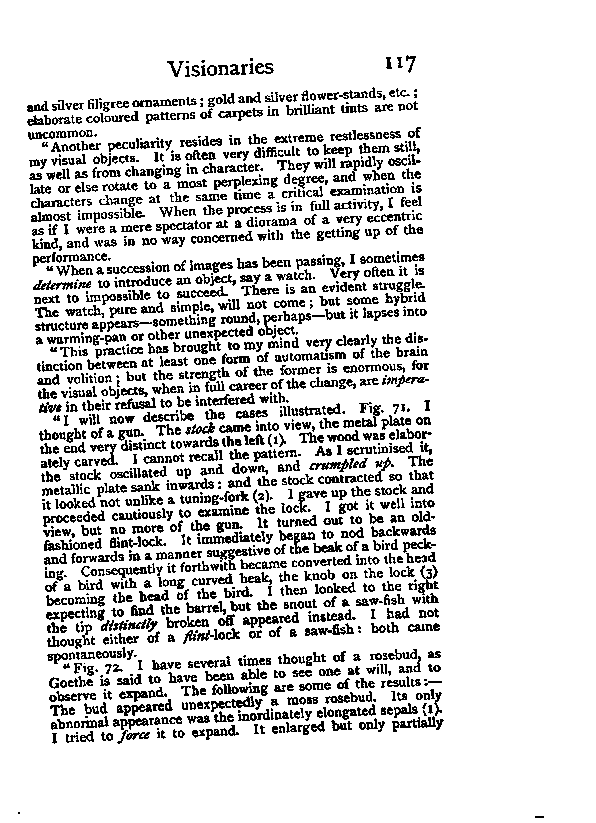
#> input picture test3.png, 596 x 823 px, found by its file name
$ python RotateImg.py
#> lines starting #> are read from the running program, lines starting #| are printed output that depends on the picture; after the words box and inside, x2 and y2 are one past the last pixel; in counts of white or black regions, pixels touching at a corner belong together
import cv2
import numpy as np

img = cv2.imread('/home/nezha/Изображения/test3.png')
#> img is the input picture: shape (823, 596, 3); 85.6% white; black in thin lines or dots, all inside (x1, y1, x2, y2) = (18, 55, 544, 818)
img_copy = img.copy()
img_copy = cv2.medianBlur(img, 5)
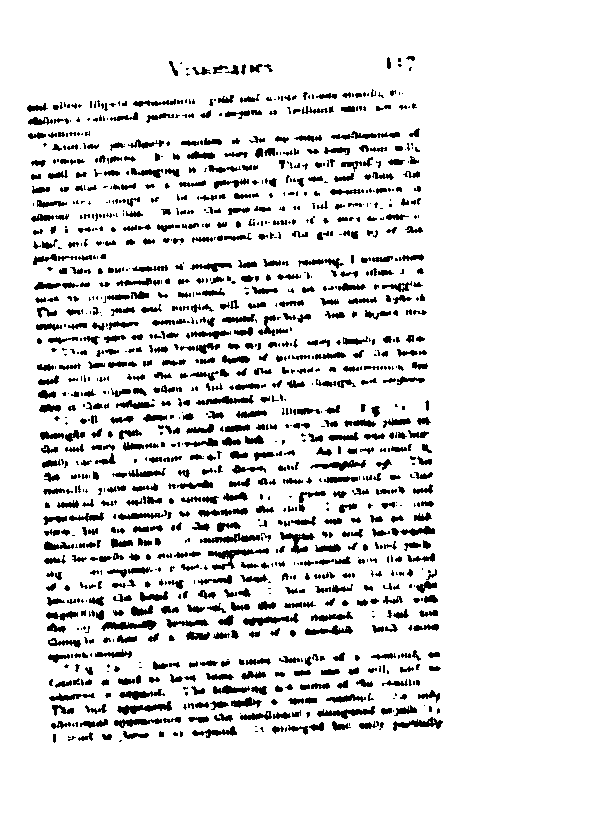
#> img_copy: shape (823, 596, 3); 89.2% white; 1189 black regions (462 under 20 px), largest, box (x1, y1, x2, y2) and area: (208, 548, 269, 570) 408, (117, 701, 172, 715) 330, (101, 620, 157, 631) 328

gray = cv2.cvtColor(img_copy, cv2.COLOR_BGR2GRAY)

thresh = cv2.adaptiveThreshold(gray, 255, cv2.ADAPTIVE_THRESH_GAUSSIAN_C, cv2.THRESH_BINARY, 11, 2)
thresh_copy = thresh.copy()
thresh = cv2.bitwise_not(thresh)

kernel = np.ones((2, 2), np.uint8)

closing = cv2.morphologyEx(thresh, cv2.MORPH_CLOSE, kernel)
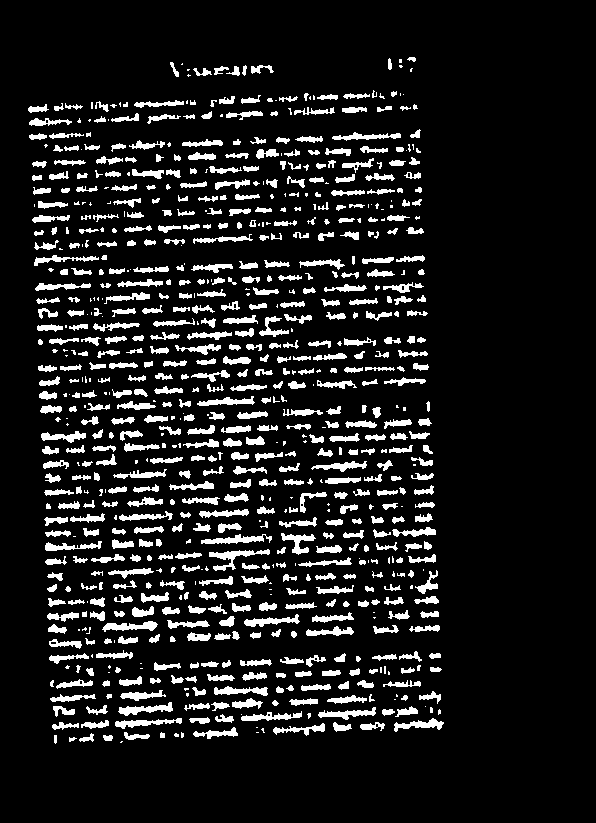
#> closing: shape (823, 596); 11.3% white; 797 white regions (199 under 20 px), largest, box (x1, y1, x2, y2) and area: (209, 549, 270, 571) 418, (201, 534, 272, 544) 366, (118, 702, 173, 716) 337
opening = cv2.morphologyEx(closing, cv2.MORPH_OPEN, kernel)
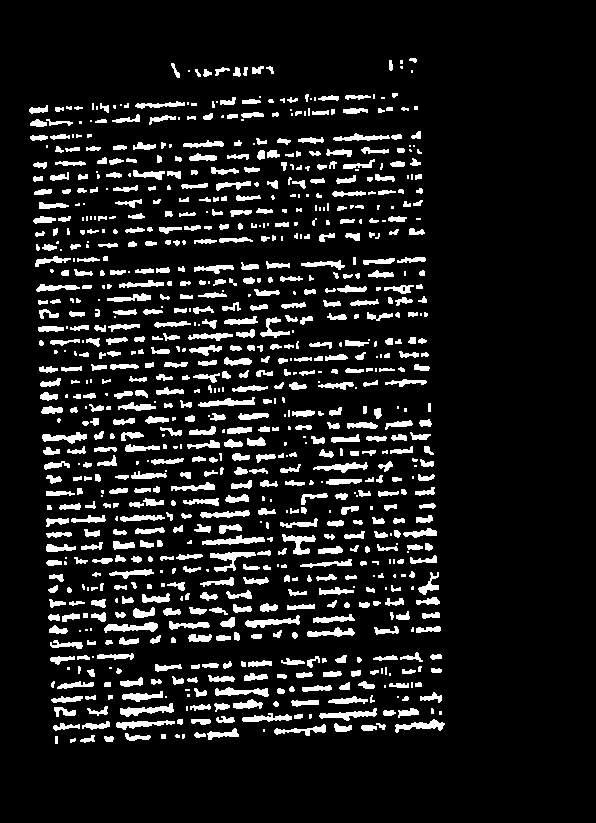
#> opening: shape (823, 596); 10.8% white; 885 white regions (237 under 20 px), largest, box (x1, y1, x2, y2) and area: (210, 552, 256, 572) 356, (120, 703, 174, 717) 334, (104, 622, 158, 633) 332


cv2.imshow('clos', opening)

average_theta = 0
t = 0

# Calculate lines
lines = cv2.HoughLines(opening, 1, np.pi / 180, 275)
#> lines = [[727, 1.54], [730, 1.52]]

for i in range(0, len(lines)):
    for rho, theta in lines[i]:
        a = np.cos(theta)
        b = np.sin(theta)
        x0 = a * rho
        y0 = b * rho
        x1 = int(x0 + 1000 * (-b))
        y1 = int(y0 + 1000 * a)
        x2 = int(x0 - 1000 * (-b))
        y2 = int(y0 - 1000 * a)
        cv2.line(img_copy, (x1, y1), (x2, y2), (0, 255, 0), 1)
        average_theta += theta
        t += 1
#> this loop made 2 passes
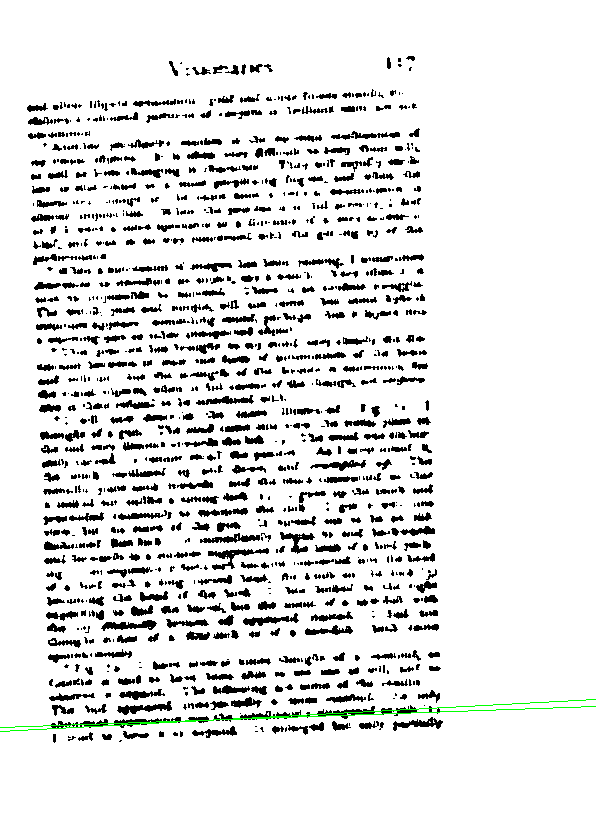
#> img_copy: shape (823, 596, 3); 0.23% of pixels changed, all inside (x1, y1, x2, y2) = (0, 699, 596, 732)
#> after the loop, average_theta = 3.05; t = 2

# Search the angle
angle = ((average_theta / t) - (np.pi / 180 * 90)) * 180 / np.pi
#> angle = -2.5
h, w = img.shape[:2]
#> h = 823; w = 596

# Rotated the image
M = cv2.getRotationMatrix2D((w / 2, h / 2), angle, 1.0)
#> M = [[0.999, -0.0436, 18.23], [0.0436, 0.999, -12.61]]
rotated = cv2.warpAffine(img, M, (w, h), flags=cv2.INTER_CUBIC, borderMode=cv2.BORDER_REPLICATE)
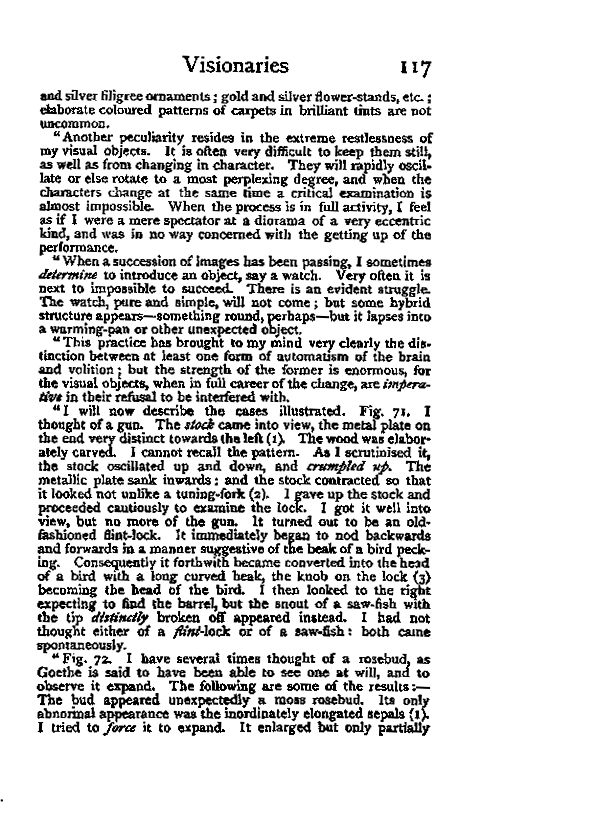
#> rotated: shape (823, 596, 3); min 0, max 255, mean 218.4


cv2.imshow('copy', img_copy)
cv2.imshow('rotated', rotated)


cv2.waitKey(0)
cv2.destroyAllWindows()

$ run again, with test1.png copied over test3.png
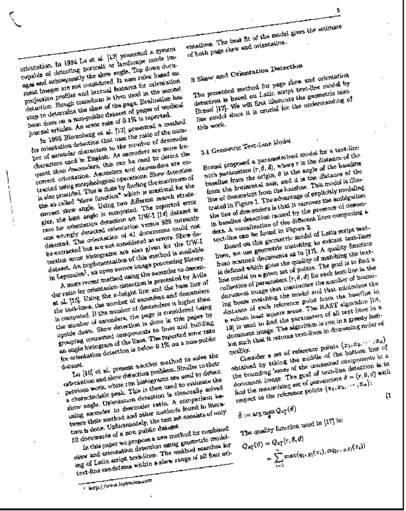
#> input picture test1.png, 406 x 511 px, found by its file name
#> img is the input picture: shape (511, 406, 3); mean B, G, R 224, 224.1, 224
#> closing: shape (511, 406); 21.5% white; 504 white regions (82 under 20 px), largest, box (x1, y1, x2, y2) and area: (403, 0, 406, 507) 1519, (0, 507, 405, 511) 814, (244, 210, 369, 227) 524
#> `opening = cv2.morphologyEx(closing, cv2.MORPH_OPEN, kernel)`:
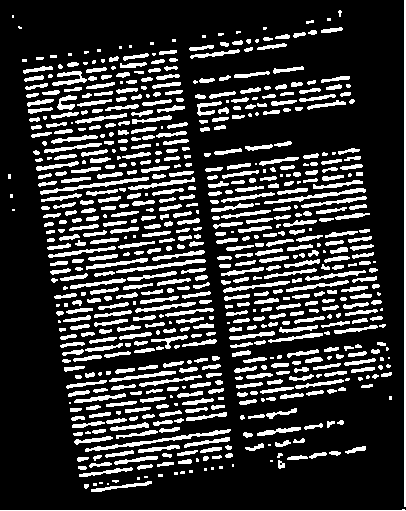
#> opening: shape (511, 406); 20.5% white; 675 white regions (135 under 20 px), largest, box (x1, y1, x2, y2) and area: (404, 0, 406, 507) 1014, (85, 429, 231, 452) 494, (0, 509, 406, 511) 409
#> lines = [[404, 0], [510, 1.57], [367, 1.43], [319, 1.43], [197, 1.43], [326, 1.43], [303, 1.43]]
#> the loop `for i in range(0, len(lines)):` made 7 passes
#> after the loop `for i in range(0, len(lines)):`: average_theta = 8.73; t = 7
#> angle = -18.57
#> M = [[0.948, -0.318, 91.94], [0.318, 0.948, -51.35]]
#> `rotated = cv2.warpAffine(img, M, (w, h), flags=cv2.INTER_CUBIC, border..`:
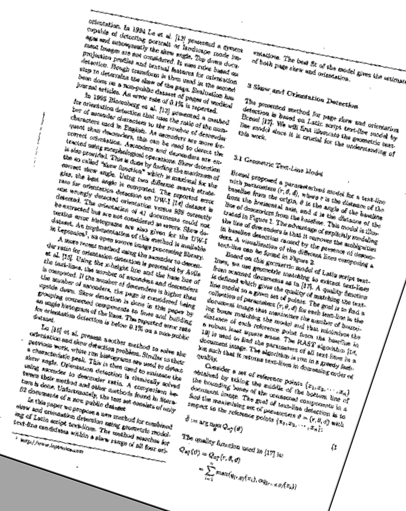
#> rotated: shape (511, 406, 3); mean B, G, R 222.3, 222.5, 222.3

$ run again, with test2.png copied over test3.png
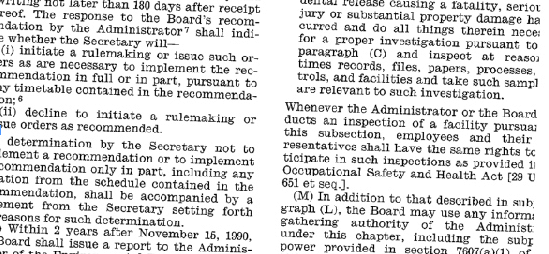
#> input picture test2.png, 549 x 254 px, found by its file name
#> img is the input picture: shape (254, 549, 3); mean B, G, R 217.9, 217.9, 217.9
#> closing: shape (254, 549); 22.5% white; 407 white regions (84 under 20 px), largest, box (x1, y1, x2, y2) and area: (79, 125, 161, 133) 356, (142, 194, 218, 204) 353, (0, 73, 71, 82) 296
#> opening: shape (254, 549); 20.9% white; 556 white regions (134 under 20 px), largest, box (x1, y1, x2, y2) and area: (80, 126, 151, 134) 306, (434, 92, 482, 101) 233, (480, 69, 533, 76) 230
#> lines = [[4, 1.61], [208, 1.59], [29, 1.61], [195, 1.59], [157, 1.59], [232, 1.59], [16, 1.61], [169, 1.59]]
#> the loop `for i in range(0, len(lines)):` made 8 passes
#> after the loop `for i in range(0, len(lines)):`:
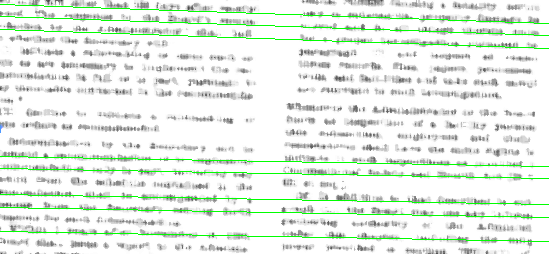
#> img_copy: shape (254, 549, 3); mean B, G, R 230.1, 238.1, 230.1
#> after the loop `for i in range(0, len(lines)):`: average_theta = 12.76; t = 8
#> angle = 1.37
#> M = [[1, 0.024, -2.97], [-0.024, 1, 6.62]]
#> `rotated = cv2.warpAffine(img, M, (w, h), flags=cv2.INTER_CUBIC, border..`:
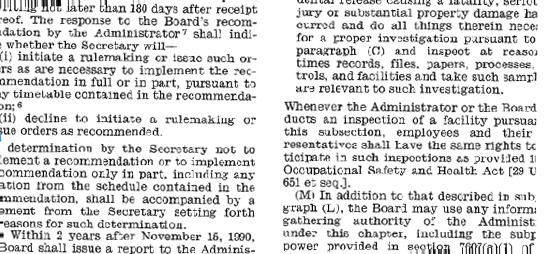
#> rotated: shape (254, 549, 3); mean B, G, R 216.6, 216.6, 216.6

$ run again, with gui.png copied over test3.png
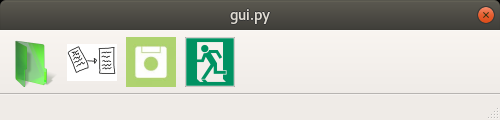
#> input picture gui.png, 500 x 120 px, found by its file name
#> img is the input picture: shape (120, 500, 3); mean B, G, R 182.8, 193.1, 190
#> `thresh = cv2.adaptiveThreshold(gray, 255, cv2.ADAPTIVE_THRESH_GAUSSIAN..`:
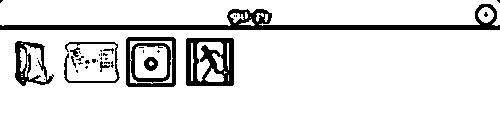
#> thresh: shape (120, 500); 87.9% white; 37 black regions (27 under 20 px), largest, box (x1, y1, x2, y2) and area: (0, 4, 500, 30) 3106, (186, 38, 234, 86) 1462, (126, 37, 176, 87) 1197
#> closing: shape (120, 500); 12.4% white; 19 white regions (12 under 20 px), largest, box (x1, y1, x2, y2) and area: (0, 5, 500, 31) 3142, (187, 39, 235, 87) 1486, (127, 38, 177, 88) 1278
#> opening: shape (120, 500); 12.3% white; 23 white regions (12 under 20 px), largest, box (x1, y1, x2, y2) and area: (0, 6, 500, 32) 3122, (188, 40, 236, 88) 1486, (128, 39, 178, 89) 1278
#> lines = [[28, 1.57], [34, 1.55], [25, 1.59]]
#> the loop `for i in range(0, len(lines)):` made 3 passes
#> after the loop `for i in range(0, len(lines)):`:
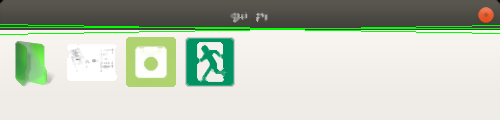
#> img_copy: shape (120, 500, 3); mean B, G, R 181, 196.8, 188
#> after the loop `for i in range(0, len(lines)):`: average_theta = 4.71; t = 3
#> angle = 2.28e-07
#> M = [[1, 3.97e-09, -2.38e-07], [-3.97e-09, 1, 9.94e-07]]
